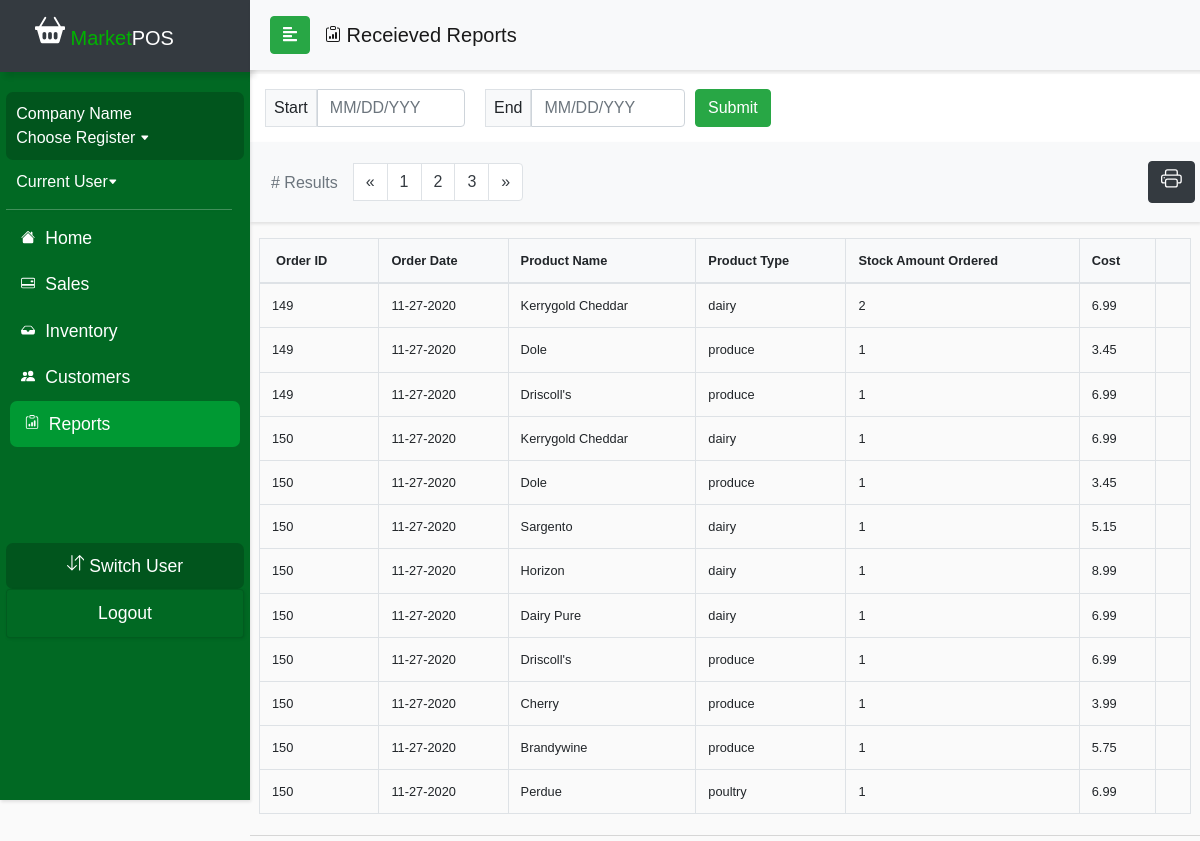
Page /currentDraft/reportsReceived.php on the earlier database version.
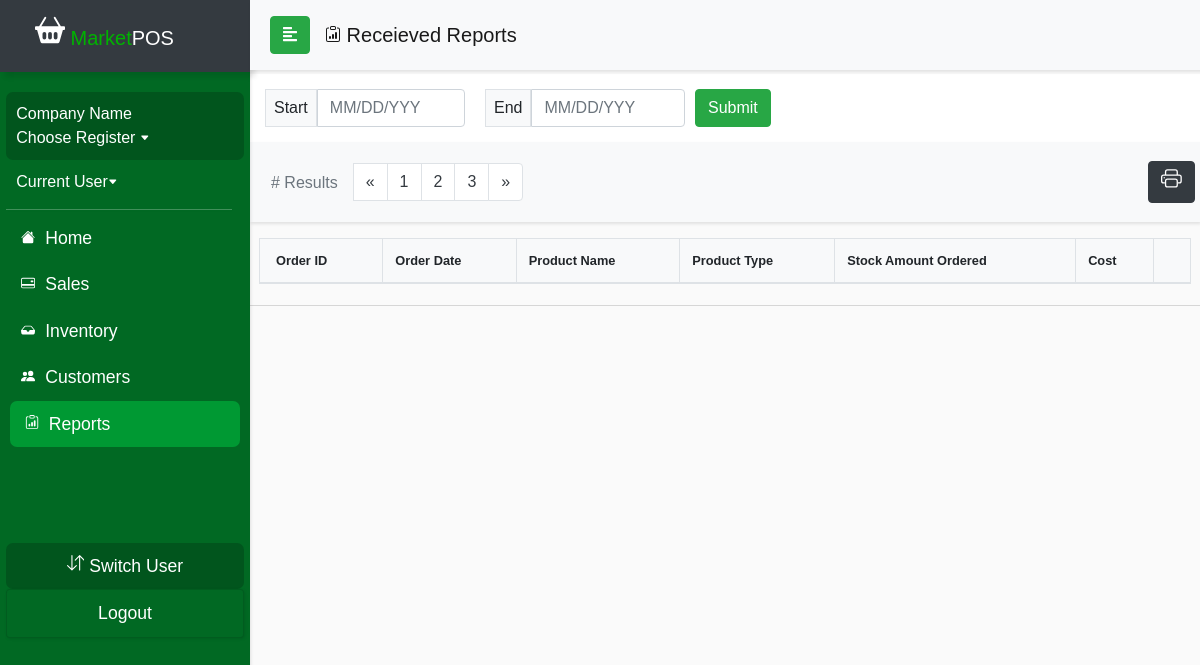
Same page on the later database version.
### tables this page shows
CREATE TABLE `orders` (
  `OID` int(11) NOT NULL,
  `OTID` int(11) DEFAULT NULL,
  `cost` float DEFAULT NULL,
  `stock_amount` int(11) DEFAULT NULL,
  `product_id` int(11) DEFAULT NULL
);

CREATE TABLE `orders_ticket` (
  `OTID` int(11) NOT NULL,
  `date` date DEFAULT NULL,
  `time` time DEFAULT NULL,
  `quantity` int(11) DEFAULT NULL,
  `subtotal` float DEFAULT NULL,
  `total` float DEFAULT NULL,
  `discount` float DEFAULT NULL,
  `tax` float DEFAULT NULL,
  `tax_rate` float DEFAULT NULL,
  `cash` float DEFAULT NULL,
  `credit` float DEFAULT NULL,
  `status` int(11) DEFAULT NULL,
  `employee_id` int(11) DEFAULT NULL,
  `vendor_id` int(11) DEFAULT NULL
);

CREATE TABLE `product_inventory` (
  `product_id` int(11) NOT NULL,
  `brand` varchar(50) NOT NULL,
  `description` varchar(50) NOT NULL,
  `productName` varchar(50) NOT NULL,
  `productType` varchar(50) NOT NULL,
  `productSubType` varchar(50) NOT NULL,
  `unit_price` float NOT NULL,
  `cost` float NOT NULL,
  `in_stock` int(11) NOT NULL,
  `vendor_id` int(11) DEFAULT NULL
);

### currentDraft/reportsReceived.php (the view, shortened to what this page needs)
<?php
include_once('config.php');
$query = "SELECT orders_ticket.*, orders.*, product_inventory.* FROM orders_ticket LEFT JOIN orders
      ON orders_ticket.OTID=orders.OTID LEFT JOIN product_inventory ON orders.product_id=product_inventory.product_id";
$result = mysqli_query($conn, $query);
?>
<!DOCTYPE html>
<html>
<head>
  <link rel="stylesheet" href="css/bootstrap.min.css">
  <link rel="stylesheet" href="userStyle2.css">
  <link rel="stylesheet" href="css/jquery.mCustomScrollbar.min.css">
  <link rel="stylesheet" href="css/bootstrap-datepicker3.css">
</head>
<body>
  <div>
    <nav id="sidebar">
      <div class="sidebar-header bg-dark">
        <h1><span><a class="navbar-brand relative-top" href="indexDraft.php">
              <span style="color: #00b300"> Market</span>POS</a></h1>
      </div>
      <ul class="list-unstyled components">
        <li>
          <div id="usercard">
            <a href="" style="font-size: 1em;"><?php if (isset($_SESSION['company_name']) && !empty($_SESSION['company_name'])) {
                                                  echo $_SESSION['company_name'];
                                                } else {
                                                  echo 'Company Name';
                                                } ?></br>Choose Register <svg width=".6em" height=".6em" viewBox="0 0 16 16" class="bi bi-caret-down-fill" fill="currentColor" xmlns="http://www.w3.org/2000/svg">
                <path d="M7.247 11.14L2.451 5.658C1.885 5.013 2.345 4 3.204 4h9.592a1 1 0 0 1 .753 1.659l-4.796 5.48a1 1 0 0 1-1.506 0z" />
              </svg></a>
          </div>
        </li>
        <li>
          <a href="employeePinLogin.php" style="font-size: 1em;"><?php if (isset($_SESSION['emp_fname']) && !empty($_SESSION['emp_lname'])) {
                                                                    echo "" . $_SESSION['emp_fname'] . " " . $_SESSION['emp_lname'] . " ";
                                                                  } else {
                                                                    echo "Current User";
                                                                  } ?><svg width=".6em" height=".6em" viewBox="0 0 16 16" class="bi bi-caret-down-fill" fill="currentColor" xmlns="http://www.w3.org/2000/svg">
              <path d="M7.247 11.14L2.451 5.658C1.885 5.013 2.345 4 3.204 4h9.592a1 1 0 0 1 .753 1.659l-4.796 5.48a1 1 0 0 1-1.506 0z" />
            </svg></a>
        </li>
        <div class="justify-content-center" id="navline"></div>
        <li>
          <a href="accounthomeDraft.php">
            <span style="padding:5px;">
              </span> Home</a>
        </li>
        <li>
          <a href="salescontrolpanel.php">
            <span style="padding:5px;">
            </span> Sales</a>
        </li>
        <li>
          <a href="inventorycontrol.php">
            <span style="padding:5px;">
              </span> Inventory</a>
        </li>
        <li>
          <a href="customercontrol.php">
            <span style="padding:5px;">
              </span> Customers</a>
        </li>
        <li class="active">
          <a href="reportsControlPanel.php">
            <span style="padding:5px;">
              </span> Reports</a>
        </li>
        <li class="sidebar-footer">
          <div class="text-center" id="usercard">
            <a role="button" href="employeePinLogin.php"> Switch User</a>
          </div>
        </li>
        <li>
          <div class="card text-center" id="footerbtn" style="background: #016923;">
            <a role="button" href="logout.php"> Logout</a>
          </div>
        </li>
      </ul>
  </div>
  <div id="content">
    <nav class="navbar navbar-expand-lg navbar-light bg-light sticky-top" id="locnav">
      <div class="container-fluid">
        <button type="button" id="sidebarCollapse" class="btn btn-success">
          <i class="fas fa-align-left"></i>
        </button>
        <div class="collapse navbar-collapse" id="navbarSupportedContent">
          <ul class="nav navbar-nav mr-auto">
            <a class="navbar-brand" href="reportscontrolpanel.php">
               Receieved Reports</a>
          </ul>
        </div>
      </div>
    </nav>
    <br>
    <div id="dateSel" style="margin-top: 10px;">
      <nav class="navbar navbar-light">
        <form class="form-inline" method="post">
          <div class="form-group">
            <div class="form-group">
              <div class="input-group" style="width: 220px; padding: 10px;">
                <label class="control-label border bg-light" for="start"><span class="input-group-addon px-2"> Start </span></label>
                <input class="form-control" id="date" name="sdate" placeholder="MM/DD/YYY" type="text" />
              </div>
            </div>
            <div class="form-group">
              <div class="input-group" style="width: 220px; padding: 10px;">
                <label class="control-label border bg-light" for="end"><span class="align-middle px-2"> End </span></label>
                <input class="form-control" id="date" name="edate" placeholder="MM/DD/YYY" type="text" />
              </div>
            </div>
            <div class="input-group-addon">
              <button class="btn btn-success" name="submit" type="submit">Submit</button>
            </div>
          </div>
        </form>
      </nav>
      <nav class="navbar bg-light">
          <ul class="pagination pt-3">
            <span class="text-muted px-3 pt-2"> # Results</span>
            <li class="page-item">
              <a class="page-link text-dark" href="#" aria-label="Previous">
                <span aria-hidden="true">&laquo;</span>
              </a>
            </li>
            <li class="page-item"><a class="page-link text-dark" href="#">1</a></li>
            <li class="page-item"><a class="page-link text-dark" href="#">2</a></li>
            <li class="page-item"><a class="page-link text-dark" href="#">3</a></li>
            <li class="page-item">
              <a class="page-link text-dark" href="#" aria-label="Next">
                <span aria-hidden="true">&raquo;</span>
              </a>
            </li>
          </ul>
          <button class="btn btn-dark" onclick="window.print()">
      </button>
      </nav>
    </div>
    <div class="wrapper" class="bg-white">
      <div class="row px-4 justify-content-center">
        <table class="table table-bordered table-hover mt-3" id="table" style="font-size:80%;">
          <thead class="bg-light">
            <tr>
              <th class="px-3"> Order ID </th>
              <th> Order Date </th>
              <th> Product Name </th>
              <th> Product Type </th>
              <th> Stock Amount Ordered </th>
              <th> Cost </th>
              <th> </th>
            </tr>
          </thead>
          <tbody>
          <?php
    if (isset($_POST['submit'])) {
    $DateBegin = date('Y-m-d', strtotime($_POST['sdate']));
    $DateEnd = date('Y-m-d', strtotime($_POST['edate']));
    $search = mysqli_real_escape_string($conn, $DateBegin);
    while ($row = mysqli_fetch_assoc($result)) {
    if (($row['date'] >= $DateBegin) && ($row['date'] <= $DateEnd)){
        echo "<tr><td>"
        . $row['OTID'] . "</td><td>" . date('m-d-Y', strtotime($row['date'])) . "</td><td>" . $row['productName'] . "</td><td>"
        . $row['productType'] . "</td><td>" . $row['stock_amount'] . "</td><td>" . $row['cost'] . "</td><td>";
      }
      }
        ?>
                </tbody>
            </table>
          </div>
          <div id="contentline"></div>
    <?php
    }
    else {
      while ($row = mysqli_fetch_assoc($result)) {
        echo "<tr><td>"
        . $row['OTID'] . "</td><td>" . date('m-d-Y', strtotime($row['date'])) . "</td><td>" . $row['productName'] . "</td><td>"
        . $row['productType'] . "</td><td>" . $row['stock_amount'] . "</td><td>" . $row['cost'] . "</td><td>";
      }
    }
    ?>
            </tbody>
        </table>
      </div>
      <div id="contentline"></div>
</body>
</html>

### currentDraft/userStyle2.css (style rules this page uses)
body { font-family: 'Poppins', sans-serif; background: #fafafa; overflow-y: scroll; overflow-x: hidden; }
a, a:hover, a:focus { color: inherit; text-decoration: none; transition: all 0.3s; }
#locnav { position: fixed; }
.navbar { width: 100%; padding: 5px 5px; background: #fff; border: none; border-radius: 0; box-shadow: 1px 2px 3px rgba(0, 0, 0, 0.1); }
.navbar-brand { padding: 15px; }
#contentline { width: 100%; height: 1px; border-bottom: 1px solid rgb(214, 214, 214); margin-bottom: 5px; margin-top: 5px; }
#navline { margin-top: 5px; margin-bottom: 5px; width: 95%; height: 1px; border-bottom: 1px solid white; opacity: 25%; box-shadow: 1px 1px 3px rgba(0, 0, 0, 0.1); }
#dateSel { margin-top: 30px; z-index: 1151; }
.pagination { color: black; }
#sidebar { width: 250px; position: fixed; top: 0; left: 0; height: 100vh; z-index: 999; background: #016923; color: #fff; transition: all 0.3s; box-shadow: 1px 2px 3px rgba(0, 0, 0, 0.1); }
#sidebar .sidebar-header { padding-left: 20px; height: 4.5em; box-shadow: 5px 5px 5px rgba(0, 0, 0, 0.1); }
#sidebar ul.components { padding: 20px 0; margin: auto; width: 95%; }
#sidebar ul li a { padding: 10px; font-size: 1.1em; display: block; }
#sidebar ul li.active > a, a[aria-expanded="true"] { color: #fff; background: #009933; margin: auto; width: 97%; border-radius: 7px; pointer-events: none; }
#usercard { background: #01551d; border-radius: 7px; }
#footerbtn { background: #016923; box-shadow: 1px 1px 3px rgba(0, 0, 0, 0.1); }
#content { width: calc(100% - 250px); margin-top: 40px; min-height: 100vh; transition: all 0.3s; position: absolute; top: 0; right: 0; }

Differences in the rows shown:
removed orders: OTID "149", OTID.date "11-27-2020", product.productName "Kerrygold Cheddar", product.productType "dairy", stock_amount "2", product.cost "6.99"
removed orders: OTID "149", OTID.date "11-27-2020", product.productName "Dole", product.productType "produce", stock_amount "1", product.cost "3.45"
removed orders: OTID "149", OTID.date "11-27-2020", product.productName "Driscoll's", product.productType "produce", stock_amount "1", product.cost "6.99"
removed orders: OTID "150", OTID.date "11-27-2020", product.productName "Kerrygold Cheddar", product.productType "dairy", stock_amount "1", product.cost "6.99"
removed orders: OTID "150", OTID.date "11-27-2020", product.productName "Dole", product.productType "produce", stock_amount "1", product.cost "3.45"
removed orders: OTID "150", OTID.date "11-27-2020", product.productName "Sargento", product.productType "dairy", stock_amount "1", product.cost "5.15"
removed orders: OTID "150", OTID.date "11-27-2020", product.productName "Horizon", product.productType "dairy", stock_amount "1", product.cost "8.99"
removed orders: OTID "150", OTID.date "11-27-2020", product.productName "Dairy Pure", product.productType "dairy", stock_amount "1", product.cost "6.99"
removed orders: OTID "150", OTID.date "11-27-2020", product.productName "Driscoll's", product.productType "produce", stock_amount "1", product.cost "6.99"
removed orders: OTID "150", OTID.date "11-27-2020", product.productName "Cherry", product.productType "produce", stock_amount "1", product.cost "3.99"
removed orders: OTID "150", OTID.date "11-27-2020", product.productName "Brandywine", product.productType "produce", stock_amount "1", product.cost "5.75"
removed orders: OTID "150", OTID.date "11-27-2020", product.productName "Perdue", product.productType "poultry", stock_amount "1", product.cost "6.99"
